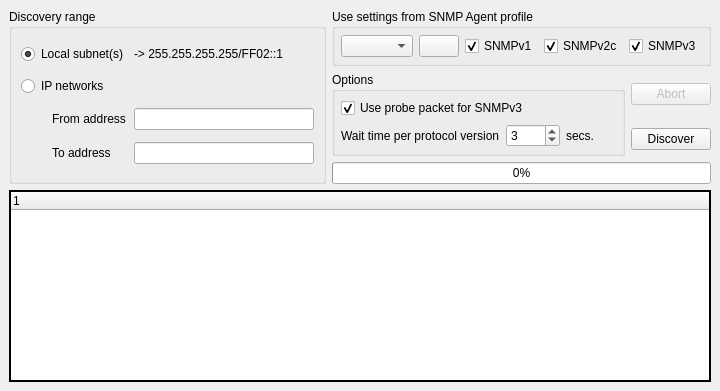
      <widget class="QWidget" name="DiscoveryTab">
       <attribute name="title">
        <string>Discovery</string>
       </attribute>
       <layout class="QGridLayout">
        <property name="leftMargin">
         <number>9</number>
        </property>
        <property name="topMargin">
         <number>9</number>
        </property>
        <property name="rightMargin">
         <number>9</number>
        </property>
        <property name="bottomMargin">
         <number>9</number>
        </property>
        <property name="spacing">
         <number>6</number>
        </property>
        <item row="1" column="1" rowspan="2">
         <widget class="QGroupBox" name="DiscoveryOptions">
          <property name="title">
           <string>Options</string>
          </property>
          <layout class="QGridLayout">
           <property name="leftMargin">
            <number>6</number>
           </property>
           <property name="topMargin">
            <number>6</number>
           </property>
           <property name="rightMargin">
            <number>6</number>
           </property>
           <property name="bottomMargin">
            <number>6</number>
           </property>
           <property name="spacing">
            <number>6</number>
           </property>
           <item row="1" column="2">
            <widget class="QLabel" name="DiscoveryWaitTimeL2">
             <property name="text">
              <string>secs.</string>
             </property>
            </widget>
           </item>
           <item row="1" column="1">
            <widget class="QSpinBox" name="DiscoveryWaitTime">
             <property name="minimum">
              <number>1</number>
             </property>
             <property name="maximum">
              <number>1000</number>
             </property>
             <property name="value">
              <number>3</number>
             </property>
            </widget>
           </item>
           <item row="1" column="0">
            <widget class="QLabel" name="DiscoveryWaitTimeL">
             <property name="text">
              <string>Wait time per protocol version</string>
             </property>
            </widget>
           </item>
           <item row="0" column="0" colspan="2">
            <widget class="QCheckBox" name="DiscoverySNMPv3Probe">
             <property name="text">
              <string>Use probe packet for SNMPv3</string>
             </property>
             <property name="checked">
              <bool>true</bool>
             </property>
            </widget>
           </item>
          </layout>
         </widget>
        </item>
        <item row="0" column="1" colspan="2">
         <widget class="QGroupBox" name="DiscoveryAgentProperties">
          <property name="sizePolicy">
           <sizepolicy hsizetype="Preferred" vsizetype="Preferred">
            <horstretch>0</horstretch>
            <verstretch>0</verstretch>
           </sizepolicy>
          </property>
          <property name="title">
           <string>Use settings from SNMP Agent profile</string>
          </property>
          <layout class="QGridLayout">
           <property name="leftMargin">
            <number>6</number>
           </property>
           <property name="topMargin">
            <number>6</number>
           </property>
           <property name="rightMargin">
            <number>6</number>
           </property>
           <property name="bottomMargin">
            <number>6</number>
           </property>
           <property name="spacing">
            <number>6</number>
           </property>
           <item row="0" column="2">
            <widget class="QCheckBox" name="DiscoveryV1">
             <property name="text">
              <string>SNMPv1</string>
             </property>
             <property name="checked">
              <bool>true</bool>
             </property>
            </widget>
           </item>
           <item row="0" column="3">
            <widget class="QCheckBox" name="DiscoveryV2c">
             <property name="text">
              <string>SNMPv2c</string>
             </property>
             <property name="checked">
              <bool>true</bool>
             </property>
            </widget>
           </item>
           <item row="0" column="4">
            <widget class="QCheckBox" name="DiscoveryV3">
             <property name="text">
              <string>SNMPv3</string>
             </property>
             <property name="checked">
              <bool>true</bool>
             </property>
            </widget>
           </item>
           <item row="0" column="1">
            <widget class="QPushButton" name="DiscoveryAgentSettings">
             <property name="sizePolicy">
              <sizepolicy hsizetype="Fixed" vsizetype="Fixed">
               <horstretch>0</horstretch>
               <verstretch>0</verstretch>
              </sizepolicy>
             </property>
             <property name="text">
              <string/>
             </property>
             <property name="icon">
              <iconset resource="snmpb.qrc">
               <normaloff>:/images/agent-settings.png</normaloff>:/images/agent-settings.png</iconset>
             </property>
            </widget>
           </item>
           <item row="0" column="0">
            <widget class="QComboBox" name="DiscoveryAgentProfile">
             <property name="sizePolicy">
              <sizepolicy hsizetype="Expanding" vsizetype="Fixed">
               <horstretch>0</horstretch>
               <verstretch>0</verstretch>
              </sizepolicy>
             </property>
            </widget>
           </item>
          </layout>
         </widget>
        </item>
        <item row="0" column="0" rowspan="4">
         <widget class="QGroupBox" name="DiscoveryRange">
          <property name="title">
           <string>Discovery range</string>
          </property>
          <layout class="QGridLayout">
           <property name="leftMargin">
            <number>9</number>
           </property>
           <property name="topMargin">
            <number>9</number>
           </property>
           <property name="rightMargin">
            <number>9</number>
           </property>
           <property name="bottomMargin">
            <number>9</number>
           </property>
           <property name="spacing">
            <number>6</number>
           </property>
           <item row="3" column="2" colspan="2">
            <widget class="QLineEdit" name="DiscoveryTo">
             <property name="sizePolicy">
              <sizepolicy hsizetype="Minimum" vsizetype="Fixed">
               <horstretch>0</horstretch>
               <verstretch>0</verstretch>
              </sizepolicy>
             </property>
             <property name="minimumSize">
              <size>
               <width>180</width>
               <height>0</height>
              </size>
             </property>
             <property name="maximumSize">
              <size>
               <width>180</width>
               <height>16777215</height>
              </size>
             </property>
            </widget>
           </item>
           <item row="2" column="0">
            <spacer>
             <property name="orientation">
              <enum>Qt::Horizontal</enum>
             </property>
             <property name="sizeType">
              <enum>QSizePolicy::Fixed</enum>
             </property>
             <property name="sizeHint" stdset="0">
              <size>
               <width>25</width>
               <height>20</height>
              </size>
             </property>
            </spacer>
           </item>
           <item row="3" column="0">
            <spacer>
             <property name="orientation">
              <enum>Qt::Horizontal</enum>
             </property>
             <property name="sizeType">
              <enum>QSizePolicy::Fixed</enum>
             </property>
             <property name="sizeHint" stdset="0">
              <size>
               <width>25</width>
               <height>20</height>
              </size>
             </property>
            </spacer>
           </item>
           <item row="3" column="1">
            <widget class="QLabel" name="DiscoveryToL">
             <property name="text">
              <string>To address</string>
             </property>
            </widget>
           </item>
           <item row="2" column="1">
            <widget class="QLabel" name="DiscoveryFromL">
             <property name="text">
              <string>From address</string>
             </property>
            </widget>
           </item>
           <item row="2" column="2" colspan="2">
            <widget class="QLineEdit" name="DiscoveryFrom">
             <property name="sizePolicy">
              <sizepolicy hsizetype="Minimum" vsizetype="Fixed">
               <horstretch>0</horstretch>
               <verstretch>0</verstretch>
              </sizepolicy>
             </property>
             <property name="minimumSize">
              <size>
               <width>180</width>
               <height>0</height>
              </size>
             </property>
             <property name="maximumSize">
              <size>
               <width>180</width>
               <height>16777215</height>
              </size>
             </property>
             <property name="text">
              <string/>
             </property>
            </widget>
           </item>
           <item row="0" column="0" colspan="2">
            <widget class="QRadioButton" name="DiscoveryLocal">
             <property name="text">
              <string>Local subnet(s)</string>
             </property>
             <property name="checked">
              <bool>true</bool>
             </property>
            </widget>
           </item>
           <item row="0" column="2">
            <widget class="QLabel" name="DiscoveryLocal2">
             <property name="text">
              <string>-&gt; 255.255.255.255/FF02::1</string>
             </property>
            </widget>
           </item>
           <item row="1" column="0" colspan="2">
            <widget class="QRadioButton" name="DiscoveryNetworks">
             <property name="text">
              <string>IP networks</string>
             </property>
            </widget>
           </item>
          </layout>
         </widget>
        </item>
        <item row="4" column="0" colspan="3">
         <widget class="QTreeWidget" name="DiscoveryOutput">
          <property name="frameShape">
           <enum>QFrame::WinPanel</enum>
          </property>
          <property name="frameShadow">
           <enum>QFrame::Plain</enum>
          </property>
          <property name="selectionMode">
           <enum>QAbstractItemView::ExtendedSelection</enum>
          </property>
          <property name="rootIsDecorated">
           <bool>false</bool>
          </property>
          <column>
           <property name="text">
            <string>1</string>
           </property>
          </column>
         </widget>
        </item>
        <item row="1" column="2">
         <widget class="QPushButton" name="DiscoveryAbortButton">
          <property name="enabled">
           <bool>false</bool>
          </property>
          <property name="sizePolicy">
           <sizepolicy hsizetype="Fixed" vsizetype="Fixed">
            <horstretch>0</horstretch>
            <verstretch>0</verstretch>
           </sizepolicy>
          </property>
          <property name="text">
           <string>Abort</string>
          </property>
         </widget>
        </item>
        <item row="2" column="2">
         <widget class="QPushButton" name="DiscoveryButton">
          <property name="sizePolicy">
           <sizepolicy hsizetype="Fixed" vsizetype="Fixed">
            <horstretch>0</horstretch>
            <verstretch>0</verstretch>
           </sizepolicy>
          </property>
          <property name="text">
           <string>Discover</string>
          </property>
         </widget>
        </item>
        <item row="3" column="1" colspan="2">
         <widget class="QProgressBar" name="DiscoveryProgress">
          <property name="value">
           <number>0</number>
          </property>
          <property name="orientation">
           <enum>Qt::Horizontal</enum>
          </property>
          <property name="invertedAppearance">
           <bool>false</bool>
          </property>
         </widget>
        </item>
       </layout>
      </widget>
